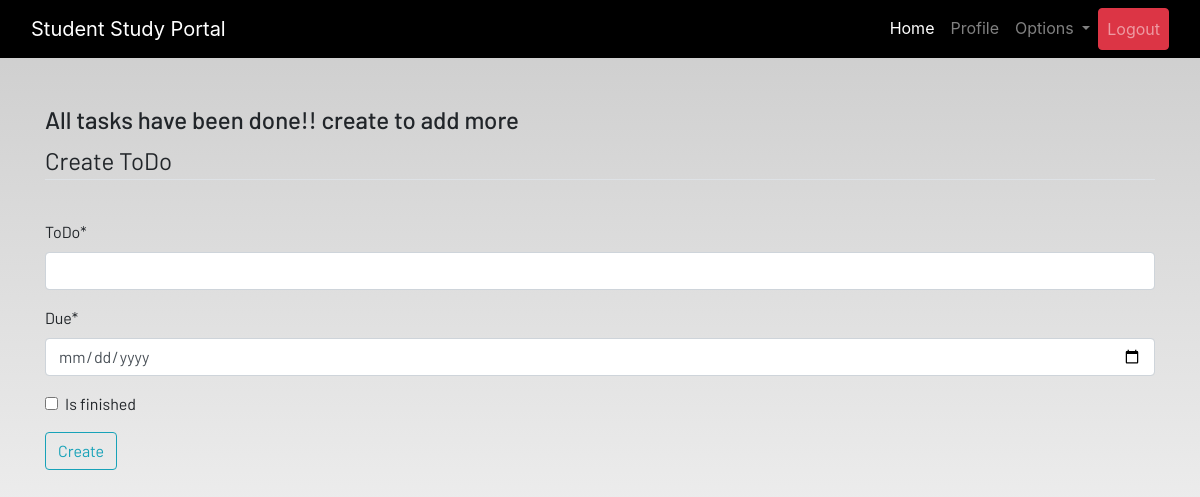
Before: /todo (signed in) with the older database file.
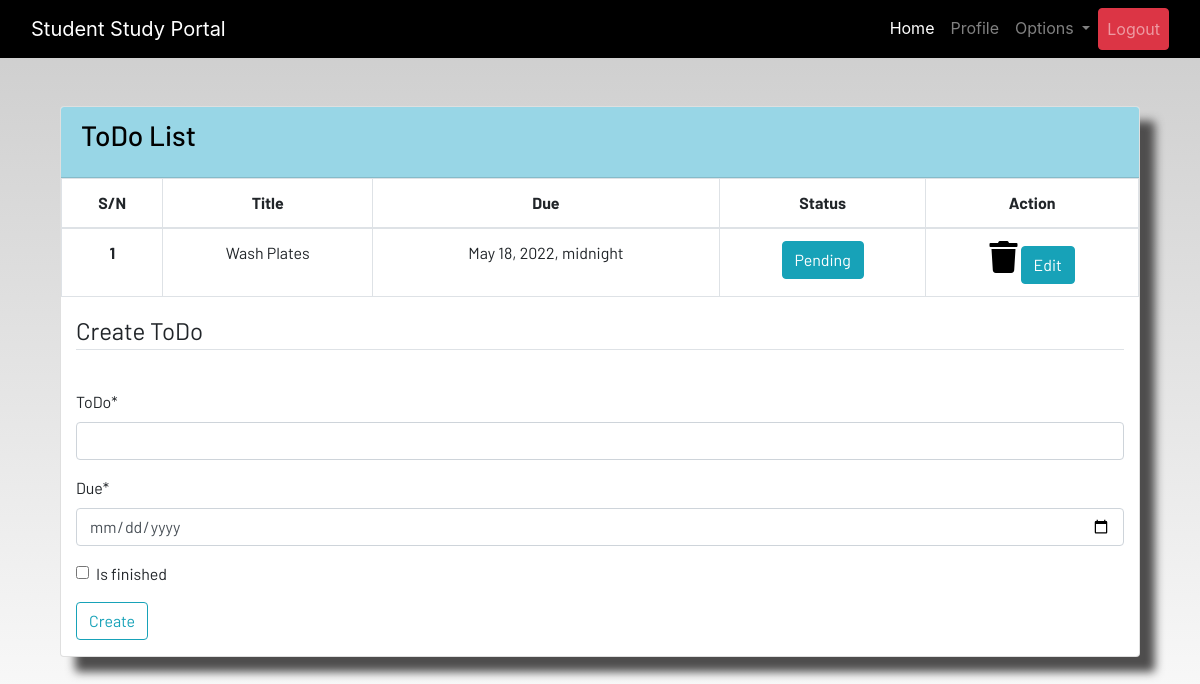
After: the same page with the newer database file.
### dashboard/models.py (models this page shows, shortened)
class ToDo(models.Model):
    user = models.ForeignKey(User, on_delete=models.CASCADE)
    title = models.CharField(_('ToDo'),max_length=100)
    due = models.DateTimeField()
    is_finished = models.BooleanField(default=False)
    class Meta:
        verbose_name = "ToDo"
        verbose_name_plural = "ToDo"

### dashboard/views.py (the view)
# urls.py: path('todo', views.todo, name='todo'),
@login_required
def todo(request):
    if request.method == "POST":
        form = ToDoForm(request.POST)
        if form.is_valid():
            try:
                finished = request.POST['is_finished']
                if finished == 'on':
                    finished = True
                else:
                    finished = False
            except:
                finished = False
            todo = ToDo(
                user=request.user,
                title=request.POST['title'],
                due=request.POST['due'],
                is_finished=finished
            )
            todo.save()
            messages.success(request, 'The ToDo "{}" was added successfully'.format(todo.title))
            return redirect('todo')
    else:
        form = ToDoForm()
    todo = ToDo.objects.filter(user=request.user)
    if len(todo) == 0:
        todo_done = True
    else:
        todo_done = False
    data = {'todos':todo, 'todo_done':todo_done, 'form':form}
    return render(request, 'dashboard/todo.html', data)

### dashboard/forms.py
class ToDoForm(forms.ModelForm):
    class Meta:
        model = ToDo
        widgets = {'due':DateInput()}
        fields = ['title','due','is_finished']

### dashboard/templates/dashboard/todo.html (shortened to what this page needs)
{% extends 'dashboard/base.html' %}
{% load static %}
{% load crispy_forms_tags %}
{% block content %}
<div class="container">
    {% if not todo_done %}
    <section class="content">
        <div class="container-fluid">
            <div class="row">
                <div class="col-md-12">
                    <div class="card">
                        <div class="card-header">
                            <h3 class="card-title">ToDo List</h3>
                        </div>
                        <div class="card-body table-responsive p-0">
                            <table class="table table-hover text-nowrap table-bordered">
                                <thead style="text-align:center">
                                    <tr>
                                        <th scope="col">S/N</th>
                                        <th scope="col">Title</th>
                                        <th scope="col">Due</th>
                                        <th scope="col">Status</th>
                                        <th scope="col">Action</th>
                                    </tr>
                                </thead>
                                <tbody style="text-align: center;">
                                    {% for todo in todos %}
                                    <tr>
                                        <th scope="row">{{forloop.counter}}</th>
                                        <td>{{todo.title}}</td>
                                        <td>{{todo.due}}</td>
                                        <td>
                                            <div>
                                                {% if todo.is_finished == True %}
                                                <button class="btn btn-success">Done</button>
                                                {% else %}
                                                <button class="btn btn-info">Pending</button>
                                                {% endif %}
                                            </div>
                                        </td>
                                        <td>
                                            <a href="{% url 'delete-todo' todo.id %}"><i
                                                    class="fa fa-trash fa-2x"></i></a>
                                            <button class="btn btn-info">Edit</button>
                                        </td>
                                    </tr>
                                    {% endfor %}
                                </tbody>
                            </table>
                            {% else %}
                            <h4>All tasks have been done!! create to add more</h4>
                            {% endif %}
                        </div>
                        <div class=" container">
                            <form method="POST">
                                <fieldset class="form-group">
                                    <legend class="border-bottom mb-4">Create ToDo</legend>
                                </fieldset>
                                {{form|crispy}}
                                <div class="form-group">
                                    <button href="" class="btn btn-outline-info" type="submit">
                                        Create
                                    </button>
                                </div>
                            </form>
                        </div>
                    </div>
                </div>
            </div>
        </div>
    </section>
    <br>
</div>
{% endblock content %}

Changed rows visible on the page:
added ToDo: title "Wash Plates", due "May 18, 2022, midnight", is_finished "Pending"
Other visible differences:
text no longer shown: "All tasks have been done!! create to add more"
text now shown: "ToDo List S/N Title Due Status Action"
